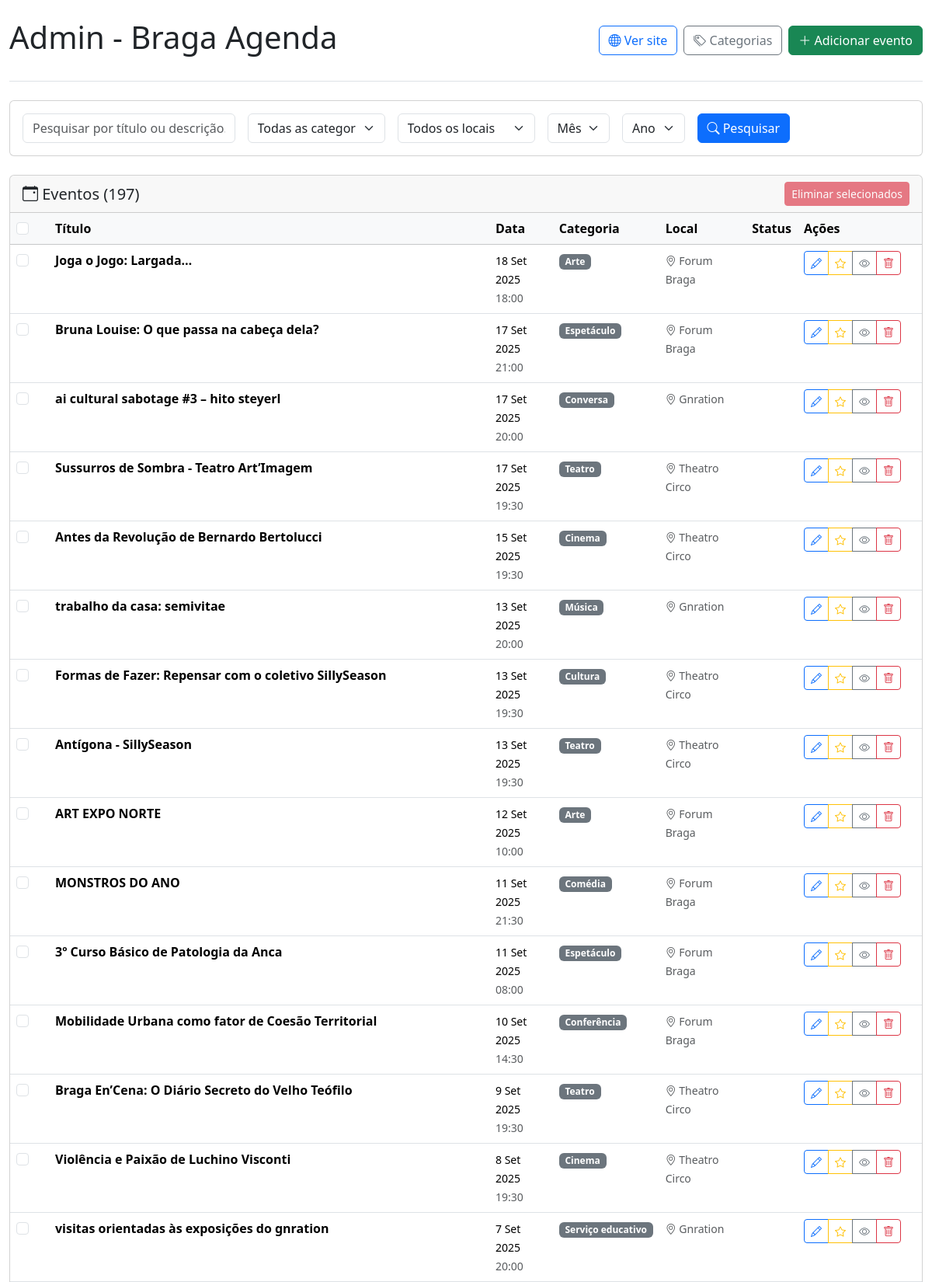
/admin/index.php?page=4 (upper part), run on the app's committed database.
### tables this page shows
CREATE TABLE events (
            id INTEGER PRIMARY KEY AUTOINCREMENT,
            title TEXT NOT NULL,
            description TEXT,
            event_date DATETIME NOT NULL,
            category TEXT,
            image TEXT,
            url TEXT,
            source_id INTEGER,
            created_at DATETIME DEFAULT CURRENT_TIMESTAMP,
            updated_at DATETIME DEFAULT CURRENT_TIMESTAMP, event_hash TEXT, location TEXT, start_date DATETIME, end_date DATETIME, hidden BOOLEAN DEFAULT 0, featured BOOLEAN DEFAULT 0,
            FOREIGN KEY (source_id) REFERENCES sources(id)
        );

### includes/Database.php (called while the page is built, shortened)
<?php
class Database {
    private $db;
    public function __construct() {
        $this->db = new PDO('sqlite:' . __DIR__ . '/../data/events.db');
        $this->db->setAttribute(PDO::ATTR_ERRMODE, PDO::ERRMODE_EXCEPTION);
        $this->createTables();
    }
    public function getConnection() {
        return $this->db;
    }
    private function createTables() {
        $sql = "
        CREATE TABLE IF NOT EXISTS events (
            id INTEGER PRIMARY KEY AUTOINCREMENT,
            title TEXT NOT NULL,
            description TEXT,
            event_date DATETIME NOT NULL,
            category TEXT,
            location TEXT,
            image TEXT,
            url TEXT,
            source_id INTEGER,
            event_hash TEXT,
            created_at DATETIME DEFAULT CURRENT_TIMESTAMP,
            updated_at DATETIME DEFAULT CURRENT_TIMESTAMP,
            FOREIGN KEY (source_id) REFERENCES sources(id)
        );
        CREATE TABLE IF NOT EXISTS sources (
            id INTEGER PRIMARY KEY AUTOINCREMENT,
            name TEXT NOT NULL,
            url TEXT NOT NULL,
            scraper_class TEXT NOT NULL,
            active BOOLEAN DEFAULT 1,
            last_scraped DATETIME,
            created_at DATETIME DEFAULT CURRENT_TIMESTAMP
        );
        CREATE INDEX IF NOT EXISTS idx_events_date ON events(event_date);
        CREATE INDEX IF NOT EXISTS idx_events_category ON events(category);
        CREATE INDEX IF NOT EXISTS idx_events_location ON events(location);
        CREATE UNIQUE INDEX IF NOT EXISTS idx_events_hash ON events(event_hash);
        CREATE INDEX IF NOT EXISTS idx_events_url ON events(url);
        ";
        $this->addEventHashColumn();
        $this->addLocationColumn();
        $this->addDateRangeColumns();
        $this->addVisibilityColumns();
        $this->db->exec($sql);
    }
    private function addEventHashColumn() {
        try {
            $stmt = $this->db->query("PRAGMA table_info(events)");
            $columns = $stmt->fetchAll(PDO::FETCH_ASSOC);
            foreach ($columns as $column) {
                if ($column['name'] === 'event_hash') {
                    $hasHashColumn = true;
                    break;
                }
            }
        } catch (Exception $e) {
        }
    }
    private function addLocationColumn() {
        try {
            $stmt = $this->db->query("PRAGMA table_info(events)");
            $columns = $stmt->fetchAll(PDO::FETCH_ASSOC);
            foreach ($columns as $column) {
                if ($column['name'] === 'location') {
                    $hasLocationColumn = true;
                    break;
                }
            }
        } catch (Exception $e) {
        }
    }
    private function addDateRangeColumns() {
        try {
            $stmt = $this->db->query("PRAGMA table_info(events)");
            $columns = $stmt->fetchAll(PDO::FETCH_ASSOC);
            foreach ($columns as $column) {
                if ($column['name'] === 'start_date') {
                    $hasStartDate = true;
                }
                if ($column['name'] === 'end_date') {
                    $hasEndDate = true;
                }
            }
        } catch (Exception $e) {
        }
    }
    private function addVisibilityColumns() {
        try {
            $stmt = $this->db->query("PRAGMA table_info(events)");
            $columns = $stmt->fetchAll(PDO::FETCH_ASSOC);
            foreach ($columns as $column) {
                if ($column['name'] === 'hidden') {
                    $hasHidden = true;
                }
                if ($column['name'] === 'featured') {
                    $hasFeatured = true;
                }
            }
        } catch (Exception $e) {
        }
    }
}

### admin/index.php (the view, shortened to what this page needs)
<?php
require_once '../includes/Database.php';
$db = new Database();
function formatAdminDate($dateString) {
    $timestamp = strtotime($dateString);
    $formatted = date('j M Y', $timestamp);
    $monthMap = [
        'Jan' => 'Jan', 'Feb' => 'Fev', 'Mar' => 'Mar', 'Apr' => 'Abr',
        'May' => 'Mai', 'Jun' => 'Jun', 'Jul' => 'Jul', 'Aug' => 'Ago',
        'Sep' => 'Set', 'Oct' => 'Out', 'Nov' => 'Nov', 'Dec' => 'Dez'
    ];
    return str_replace(array_keys($monthMap), array_values($monthMap), $formatted);
}
$page = isset($_GET['page']) ? max(1, (int)$_GET['page']) : 1;
$eventsPerPage = 50;
$offset = ($page - 1) * $eventsPerPage;
$searchFilter = isset($_GET['search']) ? trim($_GET['search']) : '';
$whereClause = '';
$params = [];
$countSql = "SELECT COUNT(*) FROM events" . $whereClause;
$stmt = $db->getConnection()->prepare($countSql);
$stmt->execute($params);
$totalEvents = $stmt->fetchColumn();
$sql = "SELECT * FROM events" . $whereClause . " ORDER BY event_date DESC LIMIT ? OFFSET ?";
$params[] = $eventsPerPage;
$params[] = $offset;
$stmt = $db->getConnection()->prepare($sql);
$stmt->execute($params);
$events = $stmt->fetchAll(PDO::FETCH_ASSOC);
?>
<!DOCTYPE html>
<html lang="pt">
<head>
    <link href="https://cdn.jsdelivr.net/npm/bootstrap@5.3.2/dist/css/bootstrap.min.css" rel="stylesheet">
    <link href="https://cdn.jsdelivr.net/npm/bootstrap-icons@1.11.0/font/bootstrap-icons.css" rel="stylesheet">
</head>
<body>
    <div class="container-fluid">
        <header class="py-4 border-bottom">
            <div class="d-flex justify-content-between align-items-center flex-wrap">
                <h1>Admin - Braga Agenda</h1>
                <nav class="d-flex gap-2 flex-wrap">
                    <a href="../index.php" class="btn btn-outline-primary">
                        <i class="bi bi-globe"></i> Ver site
                    </a>
                    <a href="categories.php" class="btn btn-outline-secondary">
                        <i class="bi bi-tags"></i> Categorias
                    </a>
                    <a href="add-event.php" class="btn btn-success">
                        <i class="bi bi-plus-lg"></i> Adicionar evento
                    </a>
                </nav>
            </div>
        </header>
        <main class="py-4">
            <div class="card mb-4">
                <div class="card-body">
                    <form method="GET" class="row g-3">
                        <div class="col-md-3">
                            <input type="text" name="search" class="form-control"
                                   placeholder="Pesquisar por título ou descrição..."
                                   value="<?= htmlspecialchars($searchFilter) ?>">
                        </div>
                        <div class="col-md-2">
                            <select name="category" class="form-select">
                                <option value="">Todas as categorias</option>
                            </select>
                        </div>
                        <div class="col-md-2">
                            <select name="location" class="form-select">
                                <option value="">Todos os locais</option>
                            </select>
                        </div>
                        <div class="col-md-1">
                            <select name="month" class="form-select">
                                <option value="">Mês</option>
                            </select>
                        </div>
                        <div class="col-md-1">
                            <select name="year" class="form-select">
                                <option value="">Ano</option>
                            </select>
                        </div>
                        <div class="col-md-3">
                            <button type="submit" class="btn btn-primary">
                                <i class="bi bi-search"></i> Pesquisar
                            </button>
                        </div>
                    </form>
                </div>
            </div>
            <div class="card">
                <div class="card-header d-flex justify-content-between align-items-center">
                    <h5 class="mb-0">
                        <i class="bi bi-calendar-event"></i>
                        Eventos (<?= number_format($totalEvents) ?>)
                    </h5>
                    <button type="button" class="btn btn-danger btn-sm" id="batchDeleteBtn" disabled>
                    </button>
                </div>
                <div class="card-body p-0">
                    <?php if (empty($events)): ?>
                        <div class="text-center py-5">
                            <p class="text-muted">Nenhum evento encontrado.</p>
                        </div>
                    <?php else: ?>
                        <form id="batchDeleteForm" method="POST" action="batch-delete.php">
                            <div class="table-responsive">
                                <table class="table table-hover mb-0">
                                    <thead class="table-light">
                                        <tr>
                                            <th style="width: 50px;">
                                                <input type="checkbox" class="form-check-input" id="selectAll">
                                            </th>
                                            <th>Título</th>
                                            <th>Data</th>
                                            <th>Categoria</th>
                                            <th>Local</th>
                                            <th>Status</th>
                                            <th style="width: 160px;">Ações</th>
                                        </tr>
                                    </thead>
                                    <tbody>
                                        <?php foreach ($events as $event): ?>
                                            <tr>
                                                <td>
                                                    <input type="checkbox" class="form-check-input event-checkbox"
                                                           name="event_ids[]" value="<?= $event['id'] ?>">
                                                </td>
                                                <td>
                                                    <strong><?= htmlspecialchars($event['title']) ?></strong>
                                                </td>
                                                <td>
                                                    <small><?= formatAdminDate($event['event_date']) ?></small>
                                                    <?php if (date('H:i', strtotime($event['event_date'])) !== '00:00'): ?>
                                                        <br><small class="text-muted"><?= date('H:i', strtotime($event['event_date'])) ?></small>
                                                    <?php endif; ?>
                                                </td>
                                                <td>
                                                    <?php if ($event['category']): ?>
                                                        <span class="badge bg-secondary">
                                                            <?= htmlspecialchars($event['category']) ?>
                                                        </span>
                                                    <?php endif; ?>
                                                </td>
                                                <td>
                                                    <?php if ($event['location']): ?>
                                                        <small class="text-muted">
                                                            <i class="bi bi-geo-alt"></i> <?= htmlspecialchars($event['location']) ?>
                                                        </small>
                                                    <?php endif; ?>
                                                </td>
                                                <td>
                                                </td>
                                                <td>
                                                    <div class="btn-group btn-group-sm">
                                                        <button type="button" class="btn btn-outline-primary btn-sm"
                                                                title="Editar" onclick="editEvent(<?= $event['id'] ?>)">
                                                            <i class="bi bi-pencil"></i>
                                                        </button>
                                                        <button type="button"
                                                                class="btn <?= !empty($event['featured']) ? 'btn-warning' : 'btn-outline-warning' ?> btn-sm"
                                                                title="<?= !empty($event['featured']) ? 'Remover destaque' : 'Destacar evento' ?>"
                                                                onclick="toggleEventStatus(<?= $event['id'] ?>, 'toggle-featured')">
                                                            <i class="bi bi-star<?= !empty($event['featured']) ? '-fill' : '' ?>"></i>
                                                        </button>
                                                        <button type="button"
                                                                class="btn <?= !empty($event['hidden']) ? 'btn-secondary' : 'btn-outline-secondary' ?> btn-sm"
                                                                title="<?= !empty($event['hidden']) ? 'Mostrar evento' : 'Ocultar evento' ?>"
                                                                onclick="toggleEventStatus(<?= $event['id'] ?>, 'toggle-hidden')">
                                                            <i class="bi bi-eye<?= !empty($event['hidden']) ? '-slash' : '' ?>"></i>
                                                        </button>
                                                        <a href="delete-event.php?id=<?= $event['id'] ?>"
                                                           class="btn btn-outline-danger btn-sm" title="Eliminar"
                                                           onclick="return confirm('Tem certeza?')">
                                                            <i class="bi bi-trash"></i>
                                                        </a>
                                                    </div>
                                                </td>
                                            </tr>
                                        <?php endforeach; ?>
                                    </tbody>
                                </table>
                            </div>
                        </form>
                    <?php endif; ?>
                </div>
            </div>
        </main>
    </div>
</body>
</html>

### data on the page
events: title "Joga o Jogo: Largada…", event_date "18 Set 2025", event_date "18:00", category "Arte", location "Forum Braga", featured False (drawn), hidden False (drawn)
events: title "Bruna Louise: O que passa na cabeça dela?", event_date "17 Set 2025", event_date "21:00", category "Espetáculo", location "Forum Braga", featured False (drawn), hidden False (drawn)
events: title "ai cultural sabotage #3 – hito steyerl", event_date "17 Set 2025", event_date "20:00", category "Conversa", location "Gnration", featured False (drawn), hidden False (drawn)
events: title "Sussurros de Sombra - Teatro Art’Imagem", event_date "17 Set 2025", event_date "19:30", category "Teatro", location "Theatro Circo", featured False (drawn), hidden False (drawn)
events: title "Antes da Revolução de Bernardo Bertolucci", event_date "15 Set 2025", event_date "19:30", category "Cinema", location "Theatro Circo", featured False (drawn), hidden False (drawn)
events: title "trabalho da casa: semivitae", event_date "13 Set 2025", event_date "20:00", category "Música", location "Gnration", featured False (drawn), hidden False (drawn)
events: title "Formas de Fazer: Repensar com o coletivo SillySeason", event_date "13 Set 2025", event_date "19:30", category "Cultura", location "Theatro Circo", featured False (drawn), hidden False (drawn)
events: title "Antígona - SillySeason", event_date "13 Set 2025", event_date "19:30", category "Teatro", location "Theatro Circo", featured False (drawn), hidden False (drawn)
events: title "ART EXPO NORTE", event_date "12 Set 2025", event_date "10:00", category "Arte", location "Forum Braga", featured False (drawn), hidden False (drawn)
events: title "MONSTROS DO ANO", event_date "11 Set 2025", event_date "21:30", category "Comédia", location "Forum Braga", featured False (drawn), hidden False (drawn)
events: title "3º Curso Básico de Patologia da Anca", event_date "11 Set 2025", event_date "08:00", category "Espetáculo", location "Forum Braga", featured False (drawn), hidden False (drawn)
events: title "Mobilidade Urbana como fator de Coesão Territorial", event_date "10 Set 2025", event_date "14:30", category "Conferência", location "Forum Braga", featured False (drawn), hidden False (drawn)
events: title "Braga En’Cena: O Diário Secreto do Velho Teófilo", event_date "9 Set 2025", event_date "19:30", category "Teatro", location "Theatro Circo", featured False (drawn), hidden False (drawn)
events: title "Violência e Paixão de Luchino Visconti", event_date "8 Set 2025", event_date "19:30", category "Cinema", location "Theatro Circo", featured False (drawn), hidden False (drawn)
events: title "visitas orientadas às exposições do gnration", event_date "7 Set 2025", event_date "20:00", category "Serviço educativo", location "Gnration", featured False (drawn), hidden False (drawn)

### other printed values
$totalEvents "197"
